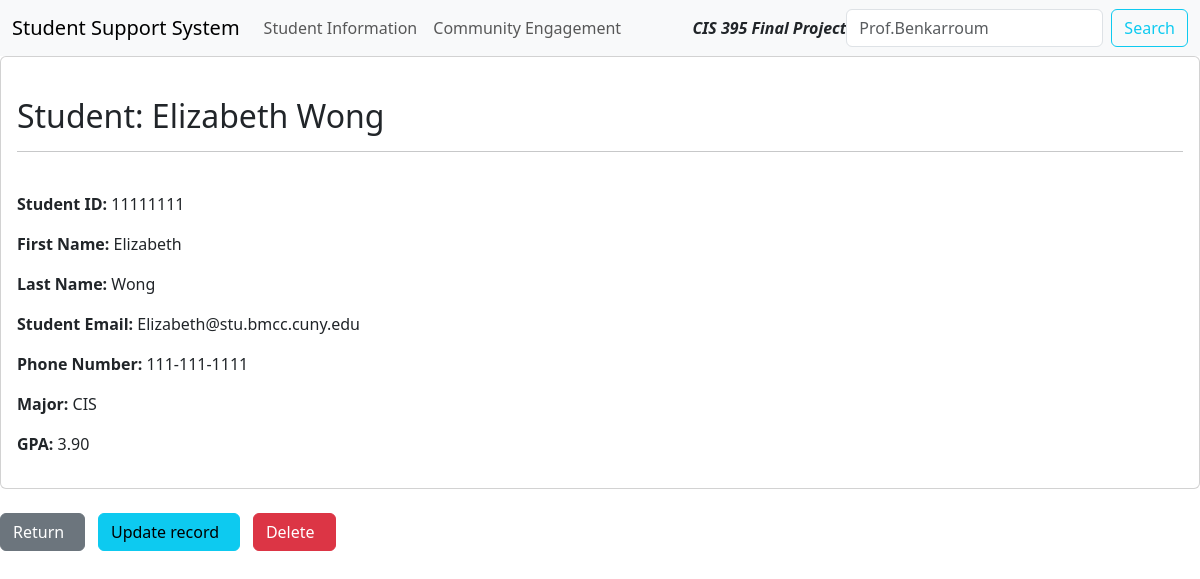
The app's page /viewRecord/6 with its own data.
### webapp/models.py (models this page shows, shortened)
class Record(models.Model):
    creation_date = models.DateTimeField(auto_now_add=True)
    first_name = models.CharField(max_length=100)
    last_name = models.CharField(max_length=100)
    student_id = models.IntegerField()
    student_email = models.CharField(max_length=200)
    phone_number = models.CharField(max_length=100)
    major = models.CharField(max_length=100)
    gpa = models.DecimalField(max_digits=3, decimal_places=2, default=4.0)

### webapp/views.py (the view)
# urls.py: path('viewRecord/<int:pk>', views.viewRecord, name="viewRecord"),
def viewRecord(request, pk):
    all_records = Record.objects.get(id=pk)
    context = {'record':all_records}
    return render(request, 'webapp/viewRecord.html', context=context)

### webapp/templates/webapp/viewRecord.html (shortened to what this page needs)
{% extends 'webapp/base.html' %} {% block content %}
<div class="card">
  <div class="card-body">
    <br />
    <h2>Student: {{record.first_name}} {{record.last_name}}</h2>
    <hr />
    <br />
    <p><strong> Student ID: </strong> {{record.student_id}}</p>
    <p><strong> First Name: </strong> {{record.first_name}}</p>
    <p><strong> Last Name: </strong> {{record.last_name}}</p>
    <p><strong> Student Email: </strong> {{record.student_email}}</p>
    <p><strong> Phone Number: </strong> {{record.phone_number}}</p>
    <p><strong> Major: </strong> {{record.major}}</p>
    <p><strong> GPA: </strong> {{record.gpa}}</p>
  </div>
</div>
<br />
<a href="{% url 'dashboard' %}" class="btn btn-secondary">
  Return &nbsp;
</a>
<a href="{% url 'updateRecord' record.id %}" class="btn btn-info">
  Update record &nbsp;
</a>
<a href="{% url 'deleteRecord' record.id %}" class="btn btn-danger">
  Delete &nbsp;
</a>
{% endblock %}

### records on screen
Record: first_name "Elizabeth", last_name "Wong", student_id "11111111", student_email "Elizabeth@stu.bmcc.cuny.edu", phone_number "111-111-1111", major "CIS", gpa "3.90"
